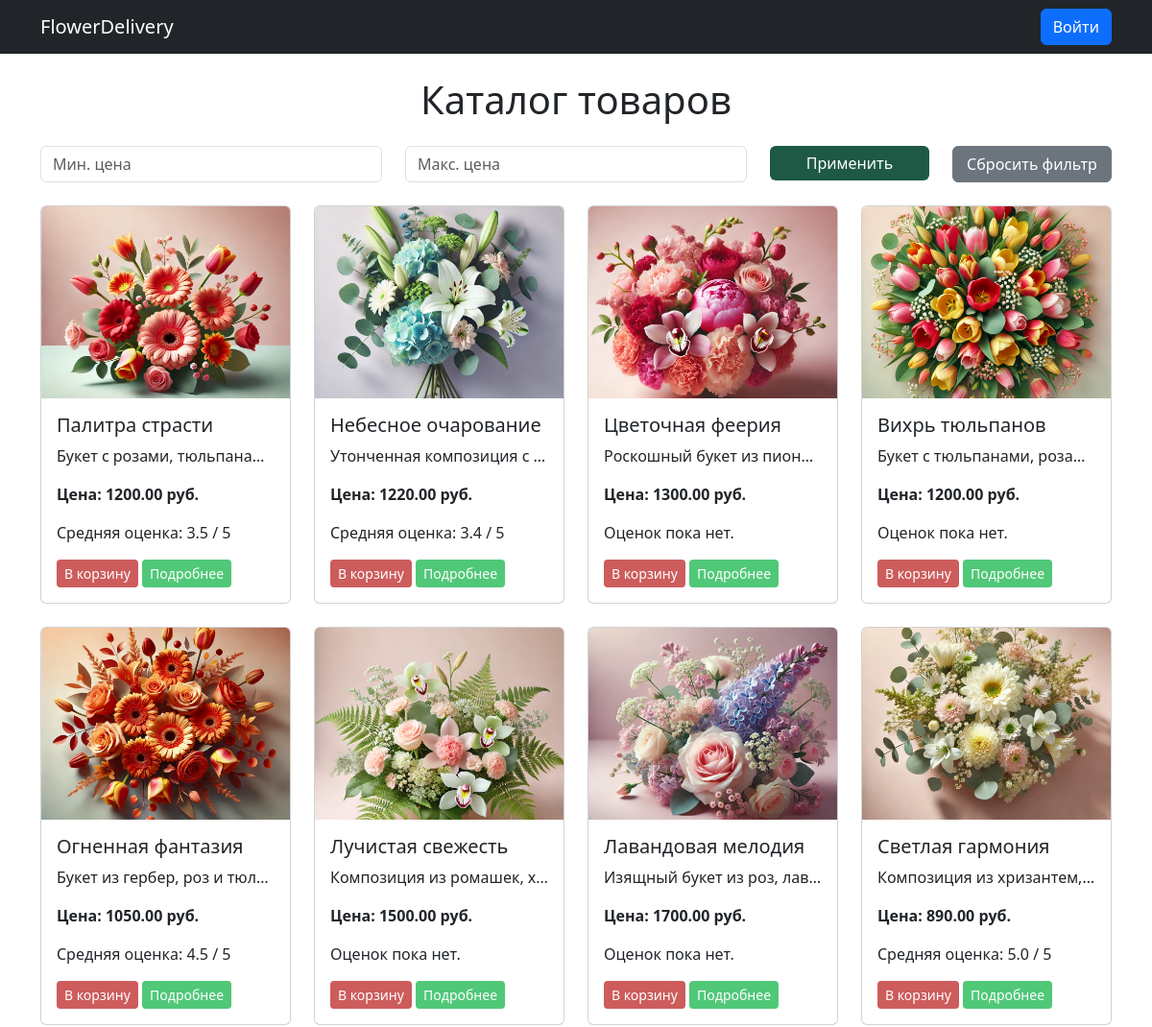
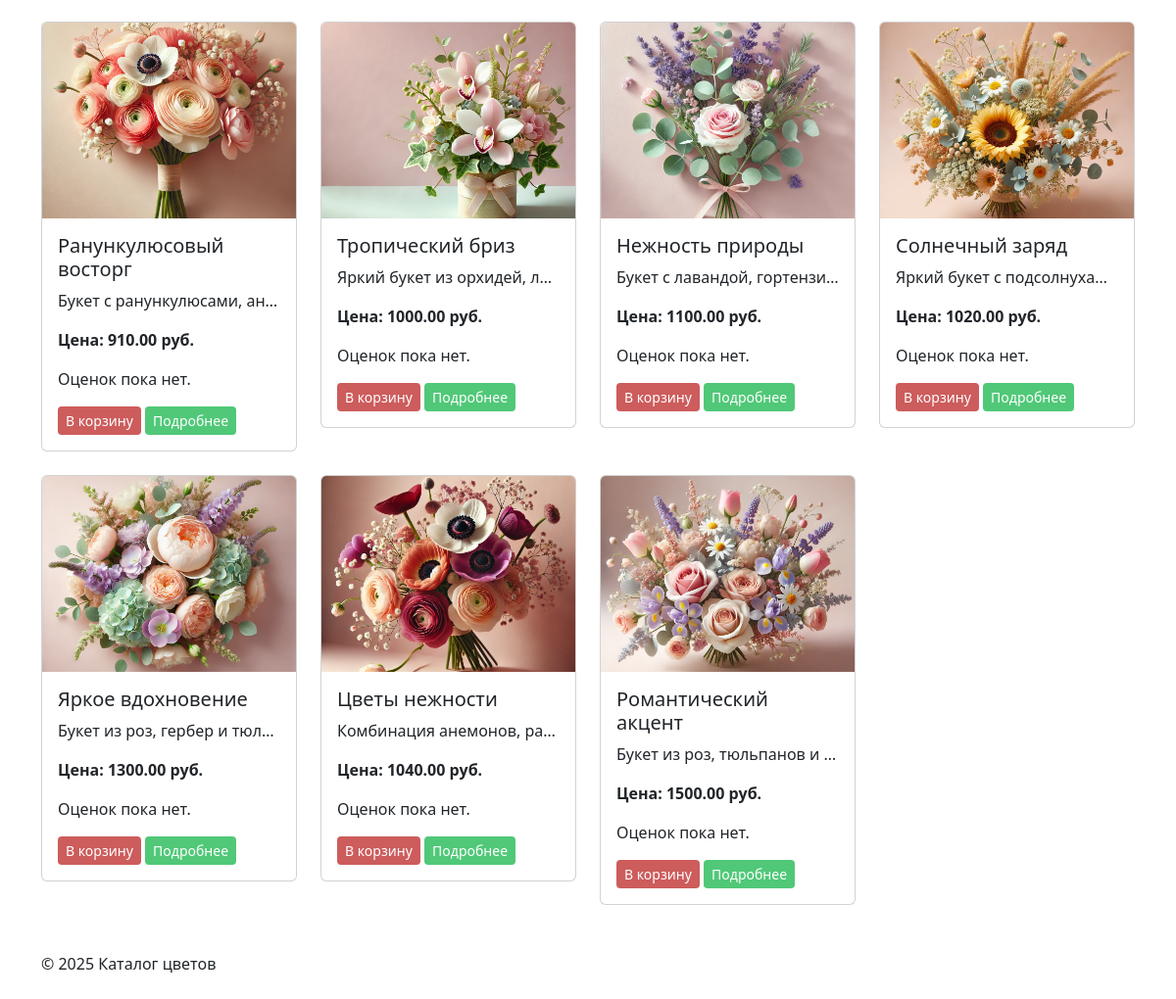
The page / on the database its author committed (2 pictures, top to bottom).
### catalog/models.py (models this page shows, shortened)
class Product(models.Model):
    name = models.CharField(max_length=200)
    description = models.TextField()
    price = models.DecimalField(max_digits=10, decimal_places=2)
    image = models.ImageField(upload_to='products/')
    created_at = models.DateTimeField(auto_now_add=True)

### catalog/views.py (the view)
# urls.py: path('', ProductListView.as_view(), name='product_list'),
class ProductListView(ListView):
    model = Product
    template_name = 'catalog/product_list.html'
    context_object_name = 'products'
    def get_context_data(self, **kwargs):
        context = super().get_context_data(**kwargs)
        products = context['products']
        products_with_ratings = [
            (product, get_average_rating(product.id)) for product in products
        ]
        context['products_with_ratings'] = products_with_ratings
        return context
    def get_queryset(self):
        queryset = Product.objects.all()
        min_price = self.request.GET.get('min_price')
        max_price = self.request.GET.get('max_price')
        if min_price:
            queryset = queryset.filter(price__gte=min_price)
        if max_price:
            queryset = queryset.filter(price__lte=max_price)
        return queryset

### core/services.py (called while the page is built)
def get_average_rating(product_id):
    avg_rating = Review.objects.filter(product_id=product_id).aggregate(Avg('rating'))['rating__avg']
    return round(avg_rating, 1) if avg_rating else None

### templates/catalog/product_list.html (shortened to what this page needs)
{% extends 'base.html' %}
{% block content %}
<h1 class="text-center my-4">Каталог товаров</h1>
<form method="get" class="mb-4">
    <div class="row">
        <div class="col-md-4">
            <input type="number" name="min_price" class="form-control" placeholder="Мин. цена" value="{{ request.GET.min_price }}">
        </div>
        <div class="col-md-4">
            <input type="number" name="max_price" class="form-control" placeholder="Макс. цена" value="{{ request.GET.max_price }}">
        </div>
        <div class="col-md-2">
            <button type="submit" class="btn btn-filter w-100">Применить</button>
        </div>
        <div class="col-md-2">
            <a href="{% url 'product_list' %}" class="btn btn-secondary w-100">Сбросить фильтр</a>
        </div>
    </div>
</form>
<div class="row">
    {% for product, avg_rating in products_with_ratings %}
        <div class="col-md-3">
            <div class="card mb-4">
                <img src="{{ product.image.url }}" class="card-img-top" alt="{{ product.name }}" style="height: 200px; object-fit: cover;">
                <div class="card-body">
                    <h5 class="card-title">{{ product.name }}</h5>
                    <p class="card-text description text-truncate">{{ product.description|safe }}</p>
                    <p class="card-text"><strong>Цена: {{ product.price }} руб.</strong></p>
                    <p>
                        {% if avg_rating %}
                            Средняя оценка: {{ avg_rating }} / 5
                        {% else %}
                            Оценок пока нет.
                        {% endif %}
                    </p>
                    <form action="{% url 'add_to_cart' product.id %}" method="post" style="display: inline;">
                        <button type="submit" class="btn btn-purple btn-sm">В корзину</button>
                    </form>
                    <a href="{% url 'product_detail' product.id %}" class="btn btn-detail btn-sm">Подробнее</a>
                </div>
            </div>
        </div>
    {% empty %}
        <p class="text-center">Товары не найдены.</p>
    {% endfor %}
</div>
{% endblock %}

### static/css/style.css (style rules this page uses)
.btn-filter { background-color: #1E5945 !important; color: #fff !important; border: none !important; }
.btn-purple { background-color: #CD5C5C !important; color: #fff !important; border: none !important; }
.btn-detail { background-color: #50C878 !important; color: #fff !important; border: none !important; }

### rows shown on the page
Product: image (picture), name "Палитра страсти", description "Букет с розами, тюльпана…", price "1200.00", avg_rating "3.5"
Product: image (picture), name "Небесное очарование", description "Утонченная композиция с…", price "1220.00", avg_rating "3.4"
Product: image (picture), name "Цветочная феерия", description "Роскошный букет из пион…", price "1300.00", shows "Оценок пока нет."
Product: image (picture), name "Вихрь тюльпанов", description "Букет с тюльпанами, роза…", price "1200.00", shows "Оценок пока нет."
Product: image (picture), name "Огненная фантазия", description "Букет из гербер, роз и тюл…", price "1050.00", avg_rating "4.5"
Product: image (picture), name "Лучистая свежесть", description "Композиция из ромашек, х…", price "1500.00", shows "Оценок пока нет."
Product: image (picture), name "Лавандовая мелодия", description "Изящный букет из роз, лав…", price "1700.00", shows "Оценок пока нет."
Product: image (picture), name "Светлая гармония", description "Композиция из хризантем,…", price "890.00", avg_rating "5.0"
Product: image (picture), name "Ранункулюсовый восторг", description "Букет с ранункулюсами, ан…", price "910.00", shows "Оценок пока нет."
Product: image (picture), name "Тропический бриз", description "Яркий букет из орхидей, л…", price "1000.00", shows "Оценок пока нет."
Product: image (picture), name "Нежность природы", description "Букет с лавандой, гортензи…", price "1100.00", shows "Оценок пока нет."
Product: image (picture), name "Солнечный заряд", description "Яркий букет с подсолнуха…", price "1020.00", shows "Оценок пока нет."
Product: image (picture), name "Яркое вдохновение", description "Букет из роз, гербер и тюл…", price "1300.00", shows "Оценок пока нет."
Product: image (picture), name "Цветы нежности", description "Комбинация анемонов, ра…", price "1040.00", shows "Оценок пока нет."
Product: image (picture), name "Романтический акцент", description "Букет из роз, тюльпанов и…", price "1500.00", shows "Оценок пока нет."
